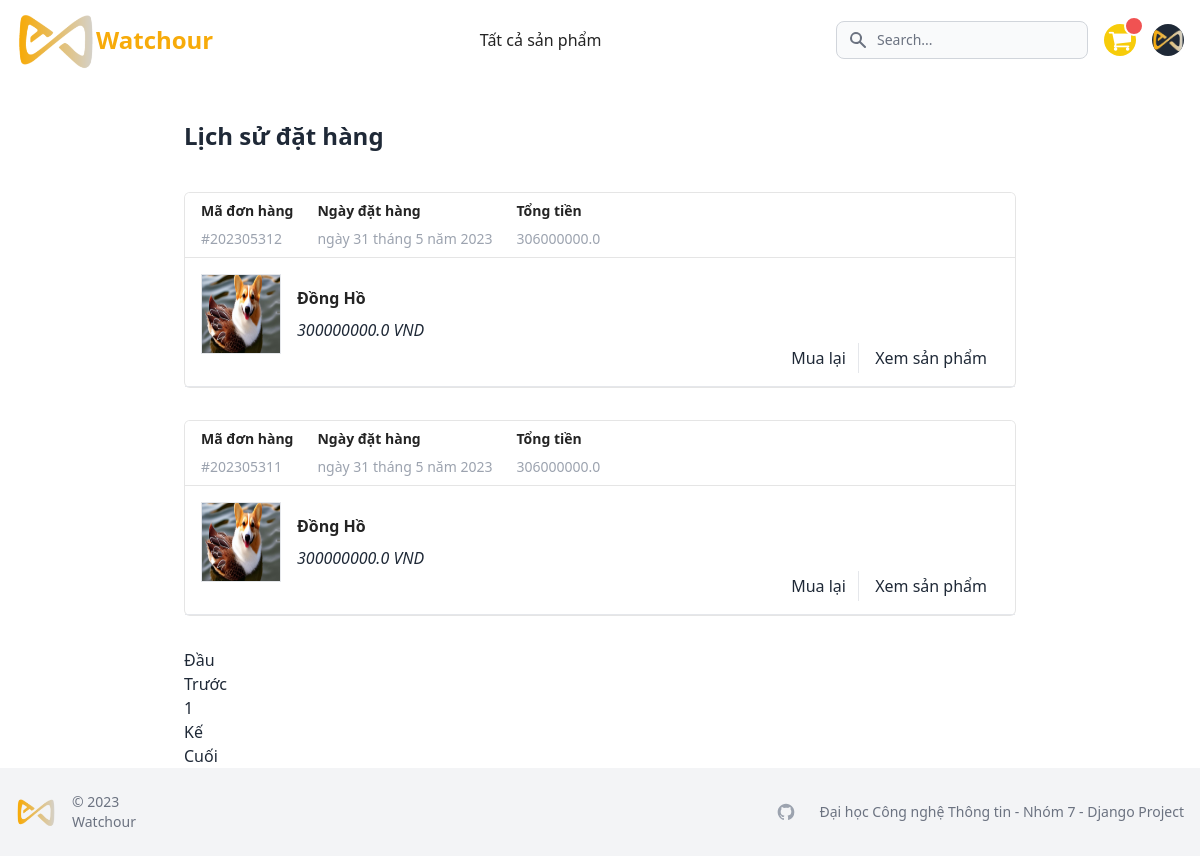
Before: /account/dashboard/ (signed in) with the older database file.
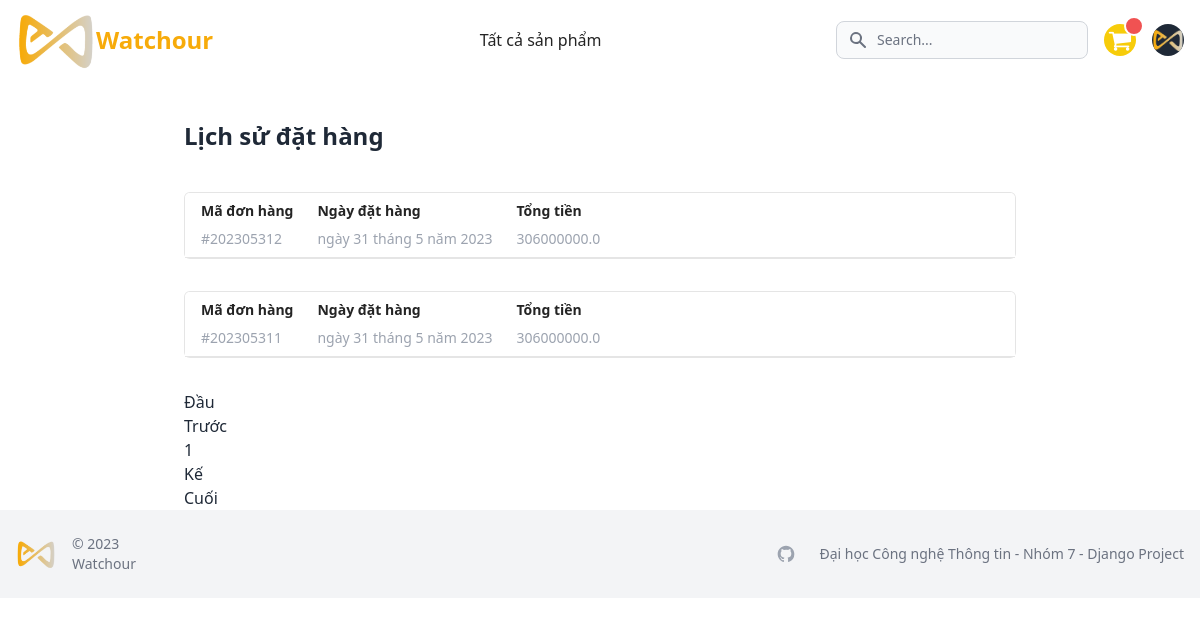
After: the same page with the newer database file.
### orders/models.py (models this page shows, shortened)
class Order(models.Model):
    STATUS = (
        ('New', 'New'),
        ('Accepted', 'Accepted'),
        ('Completed', 'Completed'),
        ('Cancelled', 'Cancelled'),
    )
    user = models.ForeignKey(Account, on_delete=models.SET_NULL, null=True)
    order_number = models.CharField(max_length=20)
    first_name = models.CharField(max_length=50)
    last_name = models.CharField(max_length=50)
    phone = models.CharField(max_length=15)
    email = models.EmailField(max_length=50)
    address_line_1 = models.CharField(max_length=50)
    province = models.CharField(max_length=50)
    district = models.CharField(max_length=50)
    ward = models.CharField(max_length=50)
    order_note = models.CharField(max_length=100, blank=True)
    order_total = models.FloatField()
    tax = models.FloatField()
    status = models.CharField(max_length=10, choices=STATUS, default='New')
    ip = models.CharField(blank=True, max_length=20)
    is_ordered = models.BooleanField(default=False)
    created_at = models.DateTimeField(auto_now_add=True)
    updated_at = models.DateTimeField(auto_now=True)

class OrderProduct(models.Model):
    order = models.ForeignKey(Order, on_delete=models.CASCADE)
    user = models.ForeignKey(Account, on_delete=models.CASCADE)
    product = models.ForeignKey(Product, on_delete=models.CASCADE)
    quantity = models.IntegerField()
    product_price = models.FloatField()
    ordered = models.BooleanField(default=False)
    created_at = models.DateTimeField(auto_now_add=True)
    updated_at = models.DateTimeField(auto_now=True)

### store/models.py (models this page shows, shortened)
class Product(models.Model):
    product_name = models.CharField(max_length=200, unique=True)
    slug = models.SlugField(max_length=200, unique=True)
    description = models.TextField(max_length=500, blank=True)
    price = models.IntegerField()
    images = models.ImageField(upload_to='photos/products')
    stock = models.IntegerField()
    is_available = models.BooleanField(default=True)
    category = models.ForeignKey(Category, on_delete=models.CASCADE)    # Khi xóa category thì Product bị xóa
    created_date = models.DateTimeField(auto_now_add=True)
    modified_date = models.DateTimeField(auto_now=True)
    def get_url(self):
        return reverse('product_detail', args=[self.category.slug, self.slug])

### account/views.py (the view)
# urls.py: path('dashboard/', views.dashboard, name='dashboard'),
@login_required(login_url="login")
def dashboard(request):
    orders = Order.objects.filter(user=request.user).order_by("-updated_at")
    order_products = OrderProduct.objects.filter(user=request.user)
    page = request.GET.get('page')
    page = page or 1
    paginator = Paginator(orders, 3)
    paged_order = paginator.get_page(page)
    order_count = orders.count()
    context = {
        'orders': paged_order,
        'order_count': order_count,
        'order_products': order_products,
    }
    return render(request, "account/dashboard.html", context=context)

### templates/account/dashboard.html (shortened to what the changed rows need)
{% extends 'base.html' %} {% load static %} {% block content %}
<section class="sm:pt-10 min-h-[calc(100vh-204px)] sm:min-h-[calc(100vh-168px)] h-full pt-5 bg-white">
	<div class="">
		<div class="lg:px-8 md:max-w-4xl max-w-lg px-4 mx-auto space-y-8">
			{% if not orders %}
			<h1 class="mb-10 text-2xl font-bold text-center">Lịch sử đặt hàng trống</h1>
			<br />
			<div class="mb-10 text-2xl font-bold text-center">
				<a href="{% url 'store' %}" class="text-white bg-primary-color hover:bg-primary-hover-color focus:ring-4 focus:outline-none focus:ring-primary-color font-medium rounded-lg text-sm px-5 py-2.5 text-center dark:bg-primary-color dark:hover:bg-primary-color dark:focus:ring-primary-hover-color"
					>Tiếp tục mua sắm</a
				>
			</div>
			{% else %}
			<h1 class="mb-10 text-2xl font-bold">Lịch sử đặt hàng</h1>
			{% for order in orders %}
			<article class="card">
				<header class="card-header flex items-center gap-6 px-4 py-2">
					<div class="flex flex-col items-start gap-2">
						<span class="text-gray-color text-sm font-bold">Mã đơn hàng</span>
						<span class="text-sm text-gray-400">#{{order.order_number}}</span>
					</div>
					<div class="sm:flex flex-col items-start hidden gap-2">
						<span class="text-gray-color text-sm font-bold">Ngày đặt hàng</span>
						<span class="text-sm text-gray-400">ngày {{order.updated_at.day}} tháng {{order.updated_at.month}} năm {{order.updated_at.year}}</span>
					</div>
					<div class="flex flex-col items-start gap-2">
						<span class="text-gray-color text-sm font-bold">Tổng tiền</span>
						<span class="text-sm text-gray-400">{{order.order_total}}</span>
					</div>
				</header>
				<table class="table rounded-b-lg">
					{% for order_product in order_products %} {% if order_product.order.order_number == order.order_number %}
					<tr>
						<div class="sm:flex-row sm:items-end flex flex-col justify-between p-4 border-b">
							<div class="flex items-center gap-4 pb-4">
								<img src="{{order_product.product.images.url}}" class="w-20 h-20 border" />
								<div class="flex flex-col items-start flex-1 gap-2">
									<p class="title text-gray-color mb-0 font-semibold">{{order_product.product.product_name}}</p>
									<var class="price text-muted">{{order_product.product_price}} VND</var>
								</div>
							</div>
							<div class="sm:border-none sm:w-fit sm:inline-block grid items-center grid-cols-2 text-center border-t">
								<a href="#" class="hover:text-primary-hover-color px-3 py-1 mt-4 border-r">Mua lại</a>
								<a href="{{ order_product.product.get_url }}" class="hover:text-primary-hover-color px-3 py-1 mt-4"> Xem sản phẩm </a>
							</div>
						</div>
					</tr>
					{% endif %} {% endfor %}
				</table>
			</article>
			{% endfor %} {% if orders %}
			<nav class="mt-4" aria-label="Page navigation sample">
				<ul class="pagination">
					 {% for page in orders.paginator.page_range %} {% if orders.number|add:'-1' <= page and page <= orders.number|add:'1' %} {% if page == orders.number %}
					<li class="page-item active">
						<a class="page-link" href="{% url 'dashboard' %}?page={{ page }}">{{ page }}</a>
					</li>
					{% else %}
					<li class="page-item">
						<a class="page-link" href="{% url 'dashboard' %}?page={{ page }}">{{ page }}</a>
					</li>
					{% endif %} {% endif %} {% endfor %}
				</ul>
			</nav>
			{% endif %} {% endif %}
		</div>
	</div>
</section>
{% endblock %}

Changed rows visible on the page:
removed OrderProduct: product.images (picture), product.product_name "Đồng Hồ", product_price "300000000.0", shown under Order (number 1 of 2 on the later page)
removed OrderProduct: product.images (picture), product.product_name "Đồng Hồ", product_price "300000000.0", shown under Order (number 2 of 2 on the later page)
